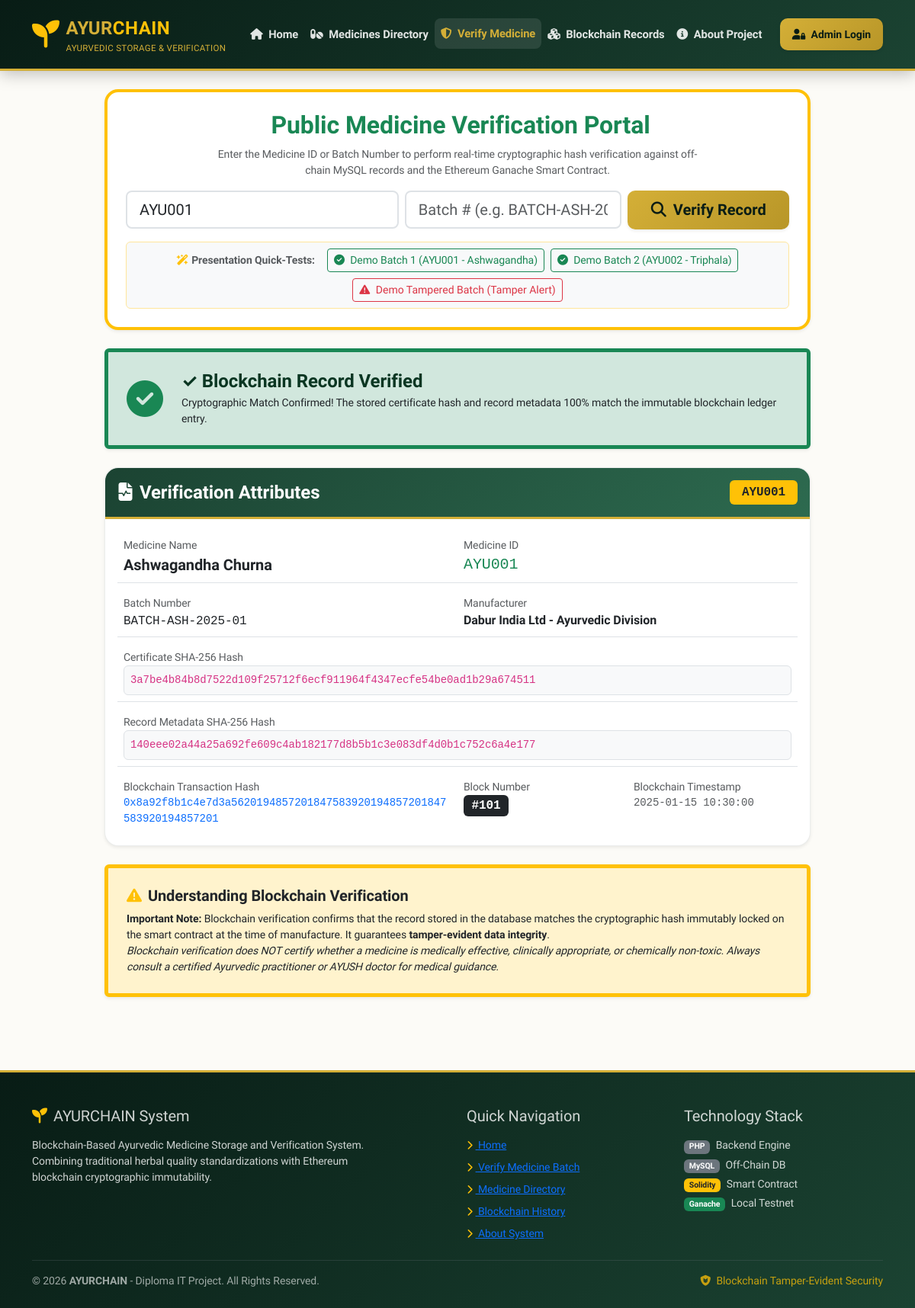
The page /app/public/verify.php?medicine_id=AYU001 on the database its author committed.
### tables this page shows
CREATE TABLE IF NOT EXISTS blockchain_records (
    id INT AUTO_INCREMENT PRIMARY KEY,
    medicine_id VARCHAR(50) NOT NULL,
    batch_number VARCHAR(50) NOT NULL,
    record_hash VARCHAR(64) NOT NULL,
    certificate_hash VARCHAR(64) NOT NULL,
    transaction_hash VARCHAR(66) NOT NULL UNIQUE,
    block_number BIGINT DEFAULT NULL,
    blockchain_timestamp BIGINT NOT NULL,
    created_at TIMESTAMP DEFAULT CURRENT_TIMESTAMP,
    FOREIGN KEY (medicine_id) REFERENCES medicines(medicine_id) ON DELETE CASCADE ON UPDATE CASCADE
);

CREATE TABLE IF NOT EXISTS medicines (
    id INT AUTO_INCREMENT PRIMARY KEY,
    medicine_id VARCHAR(50) NOT NULL UNIQUE,
    medicine_name VARCHAR(150) NOT NULL,
    botanical_name VARCHAR(150) NOT NULL,
    category VARCHAR(100) NOT NULL,
    ingredients TEXT NOT NULL,
    form VARCHAR(50) NOT NULL,
    manufacturer VARCHAR(150) NOT NULL,
    batch_number VARCHAR(50) NOT NULL,
    manufacturing_date DATE NOT NULL,
    expiry_date DATE NOT NULL,
    source VARCHAR(150) DEFAULT NULL,
    description TEXT DEFAULT NULL,
    certificate_hash VARCHAR(64) DEFAULT NULL,
    created_at TIMESTAMP DEFAULT CURRENT_TIMESTAMP
);

### app/public/verify.php (the view, shortened to what this page needs)
<?php
require_once __DIR__ . '/../config/database.php';
require_once __DIR__ . '/../includes/header.php';
$search_id    = trim($_GET['medicine_id'] ?? $_POST['medicine_id'] ?? '');
$search_batch = trim($_GET['batch_number'] ?? $_POST['batch_number'] ?? '');
$search_query = !empty($search_id) ? $search_id : $search_batch;
$db_record  = null;
if (!empty($search_query)) {
    try {
        $stmt = $pdo->prepare("
            SELECT m.*, b.transaction_hash, b.block_number, b.blockchain_timestamp, b.record_hash AS mysql_record_hash
            FROM medicines m
            LEFT JOIN blockchain_records b ON m.medicine_id = b.medicine_id
            WHERE m.medicine_id = :query OR m.batch_number = :query
            LIMIT 1
        ");
        $stmt->execute(['query' => $search_query]);
        $db_record = $stmt->fetch();
        if (!$db_record) {
            $error_msg = "No record found in database for Medicine ID / Batch Number: '" . htmlspecialchars($search_query) . "'";
        } else {
            $raw_record_string = $db_record['medicine_id'] . $db_record['batch_number'] . $db_record['manufacturing_date'] . $db_record['expiry_date'];
            $db_record['computed_record_hash'] = hash('sha256', $raw_record_string);
        }
    } catch (PDOException $e) {
        $error_msg = "Database Error: " . $e->getMessage();
    }
}
?>
<div class="container my-4">
    <div class="row justify-content-center">
        <div class="col-lg-10">
            <div class="card card-ayur text-center p-4 mb-4 shadow-sm border-top border-4 border-warning">
                <h2 class="fw-bold text-success mb-2">
                    <i class="fa-solid fa-shield-check me-2 text-warning"></i>Public Medicine Verification Portal
                </h2>
                <p class="text-muted small col-md-9 mx-auto mb-3">
                    Enter the Medicine ID or Batch Number to perform real-time cryptographic hash verification against off-chain MySQL records and the Ethereum Ganache Smart Contract.
                </p>
                <form method="GET" action="verify.php" class="row justify-content-center g-2 mb-3">
                    <div class="col-md-5">
                        <input type="text" id="input_medicine_id" name="medicine_id" class="form-control form-control-lg border-2" placeholder="Medicine ID (e.g. AYU001)" value="<?php echo htmlspecialchars($search_id); ?>">
                    </div>
                    <div class="col-md-4">
                        <input type="text" id="input_batch_number" name="batch_number" class="form-control form-control-lg border-2" placeholder="Batch # (e.g. BATCH-ASH-2025-01)" value="<?php echo htmlspecialchars($search_batch); ?>">
                    </div>
                    <div class="col-md-3">
                        <button type="submit" class="btn btn-gold btn-lg w-100 fw-bold shadow-sm">
                            <i class="fa-solid fa-magnifying-glass me-1"></i> Verify Record
                        </button>
                    </div>
                </form>
                <div class="p-2 bg-light rounded border border-warning-subtle d-flex flex-wrap justify-content-center align-items-center gap-2">
                    <small class="text-muted fw-bold me-2"><i class="fa-solid fa-wand-magic-sparkles text-warning me-1"></i>Presentation Quick-Tests:</small>
                    <a href="verify.php?medicine_id=AYU001" class="btn btn-sm btn-outline-success">
                        <i class="fa-solid fa-circle-check me-1"></i> Demo Batch 1 (AYU001 - Ashwagandha)
                    </a>
                    <a href="verify.php?medicine_id=AYU002" class="btn btn-sm btn-outline-success">
                        <i class="fa-solid fa-circle-check me-1"></i> Demo Batch 2 (AYU002 - Triphala)
                    </a>
                    <button type="button" class="btn btn-sm btn-outline-danger" onclick="simulateTamperDemo()">
                        <i class="fa-solid fa-triangle-exclamation me-1"></i> Demo Tampered Batch (Tamper Alert)
                    </button>
                </div>
            </div>
            <?php if ($db_record): ?>
                <div id="verification_status_banner" class="alert alert-secondary p-4 mb-4 shadow-sm border-start border-5 border-secondary">
                    <div class="d-flex align-items-center">
                        <div id="verification_status_icon" class="me-4 text-center">
                        </div>
                        <div>
                            <h4 id="verification_status_title" class="fw-bold mb-1">Querying Ethereum Smart Contract...</h4>
                            <p id="verification_status_desc" class="mb-0 text-dark small">Reading on-chain hashes for <code><?php echo htmlspecialchars($db_record['medicine_id']); ?></code> on Ganache Network...</p>
                        </div>
                    </div>
                </div>
                <div class="card card-ayur shadow-sm mb-4">
                    <div class="card-header card-header-ayur py-3 d-flex justify-content-between align-items-center">
                        <h4 class="mb-0 fw-bold"><i class="fa-solid fa-file-waveform me-2"></i>Verification Attributes</h4>
                        <span class="badge bg-warning text-dark font-monospace px-3 py-2 fs-6"><?php echo htmlspecialchars($db_record['medicine_id']); ?></span>
                    </div>
                    <div class="card-body p-4">
                        <div class="row g-3">
                            <div class="col-md-6 border-bottom pb-2">
                                <span class="text-muted small d-block font-weight-bold">Medicine Name</span>
                                <strong class="fs-5 text-dark"><?php echo htmlspecialchars($db_record['medicine_name']); ?></strong>
                            </div>
                            <div class="col-md-6 border-bottom pb-2">
                                <span class="text-muted small d-block font-weight-bold">Medicine ID</span>
                                <code class="fs-5 text-success font-monospace"><?php echo htmlspecialchars($db_record['medicine_id']); ?></code>
                            </div>
                            <div class="col-md-6 border-bottom pb-2">
                                <span class="text-muted small d-block font-weight-bold">Batch Number</span>
                                <code class="fs-6 text-dark font-monospace"><?php echo htmlspecialchars($db_record['batch_number']); ?></code>
                            </div>
                            <div class="col-md-6 border-bottom pb-2">
                                <span class="text-muted small d-block font-weight-bold">Manufacturer</span>
                                <span class="fw-bold text-dark"><?php echo htmlspecialchars($db_record['manufacturer']); ?></span>
                            </div>
                            <div class="col-12 border-bottom pb-2">
                                <span class="text-muted small d-block font-weight-bold">Certificate SHA-256 Hash</span>
                                <code id="display_cert_hash" class="text-break bg-light p-2 rounded border d-block font-monospace small">
                                    <?php echo htmlspecialchars($db_record['certificate_hash']); ?>
                                </code>
                            </div>
                            <div class="col-12 border-bottom pb-2">
                                <span class="text-muted small d-block font-weight-bold">Record Metadata SHA-256 Hash</span>
                                <code id="display_record_hash" class="text-break bg-light p-2 rounded border d-block font-monospace small">
                                    <?php echo htmlspecialchars($db_record['computed_record_hash']); ?>
                                </code>
                            </div>
                            <div class="col-md-6">
                                <span class="text-muted small d-block font-weight-bold">Blockchain Transaction Hash</span>
                                <?php if (!empty($db_record['transaction_hash'])): ?>
                                    <code class="text-break font-monospace small text-primary d-block">
                                        <?php echo htmlspecialchars($db_record['transaction_hash']); ?>
                                    </code>
                                <?php else: ?>
                                    <span class="badge bg-secondary">Not Mined On-Chain Yet</span>
                                <?php endif; ?>
                            </div>
                            <div class="col-md-3">
                                <span class="text-muted small d-block font-weight-bold">Block Number</span>
                                <?php if (!empty($db_record['block_number'])): ?>
                                    <span class="badge bg-dark font-monospace fs-6">#<?php echo $db_record['block_number']; ?></span>
                                <?php else: ?>
                                    <span class="badge bg-secondary">N/A</span>
                                <?php endif; ?>
                            </div>
                            <div class="col-md-3">
                                <span class="text-muted small d-block font-weight-bold">Blockchain Timestamp</span>
                                <?php if (!empty($db_record['blockchain_timestamp'])): ?>
                                    <small class="text-muted font-monospace d-block">
                                        <?php echo date('Y-m-d H:i:s', $db_record['blockchain_timestamp']); ?>
                                    </small>
                                <?php else: ?>
                                    <span class="badge bg-secondary">N/A</span>
                                <?php endif; ?>
                            </div>
                        </div>
                    </div>
                </div>
                <div class="alert alert-warning border-start border-5 border-warning p-4 shadow-sm mb-4">
                    <h5 class="fw-bold text-dark mb-2">
                        <i class="fa-solid fa-triangle-exclamation text-warning me-2"></i>Understanding Blockchain Verification
                    </h5>
                    <p class="mb-0 text-dark small leading-relaxed">
                        <strong>Important Note:</strong> Blockchain verification confirms that the record stored in the database matches the cryptographic hash immutably locked on the smart contract at the time of manufacture. It guarantees <strong>tamper-evident data integrity</strong>.
                        <br>
                        <em>Blockchain verification does NOT certify whether a medicine is medically effective, clinically appropriate, or chemically non-toxic. Always consult a certified Ayurvedic practitioner or AYUSH doctor for medical guidance.</em>
                    </p>
                </div>
            <?php endif; ?>
        </div>
    </div>
</div>
<?php require_once __DIR__ . '/../includes/footer.php'; ?>

### assets/css/style.css (style rules this page uses)
:root { --dark-green: #081c15; --primary-green: #1b4332; --accent-green: #2d6a4f; --mint-green: #52b788; --light-green: #d8f3dc; --cream-bg: #fcfbf7; --gold: #d4af37; --gold-hover: #b89628; --gold-light: #fff8e7; --dark-slate: #2b2d42; --gray-bg: #f8f9fa; --border-color: rgba(8, 28, 21, 0.08); --card-shadow: 0 10px 30px rgba(8, 28, 21, 0.06); --card-shadow-hover: 0 18px 40px rgba(8, 28, 21, 0.12); }
body { font-family: 'Plus Jakarta Sans', -apple-system, BlinkMacSystemFont, "Segoe UI", Roboto, sans-serif; background-color: var(--cream-bg); color: var(--dark-slate); min-height: 100vh; display: flex; flex-direction: column; letter-spacing: -0.1px; }
.card-ayur { border: 1px solid var(--border-color); background-color: #ffffff; border-radius: 18px; box-shadow: var(--card-shadow); transition: all 0.3s cubic-bezier(0.25, 0.8, 0.25, 1); }
.card-header-ayur { background: linear-gradient(135deg, var(--primary-green) 0%, var(--accent-green) 100%); color: #ffffff; border-top-left-radius: 17px !important; border-top-right-radius: 17px !important; font-weight: 700; border-bottom: 3px solid var(--gold); }
.btn-gold { background: linear-gradient(135deg, #d4af37 0%, #b89628 100%); color: var(--dark-green); font-weight: 700; border: none; padding: 0.65rem 1.6rem; border-radius: 10px; transition: all 0.3s ease; }

### rows shown on the page
blockchain_records: medicines.medicine_id "AYU001", medicines.medicine_name "Ashwagandha Churna", medicines.batch_number "BATCH-ASH-2025-01", medicines.manufacturer "Dabur India Ltd - Ayurvedic Division", medicines.certificate_hash "3a7be4b84b8d7522d109f25712f6ecf911964f4347ecfe54be0ad1b29a674511", record_hash "140eee02a44a25a692fe609c4ab182177d8b5b1c3e083df4d0b1c752c6a4e177", transaction_hash "0x8a92f8b1c4e7d3a5620194857201847583920194857201847583920194857201", block_number "101", blockchain_timestamp "2025-01-15 10:30:00"
